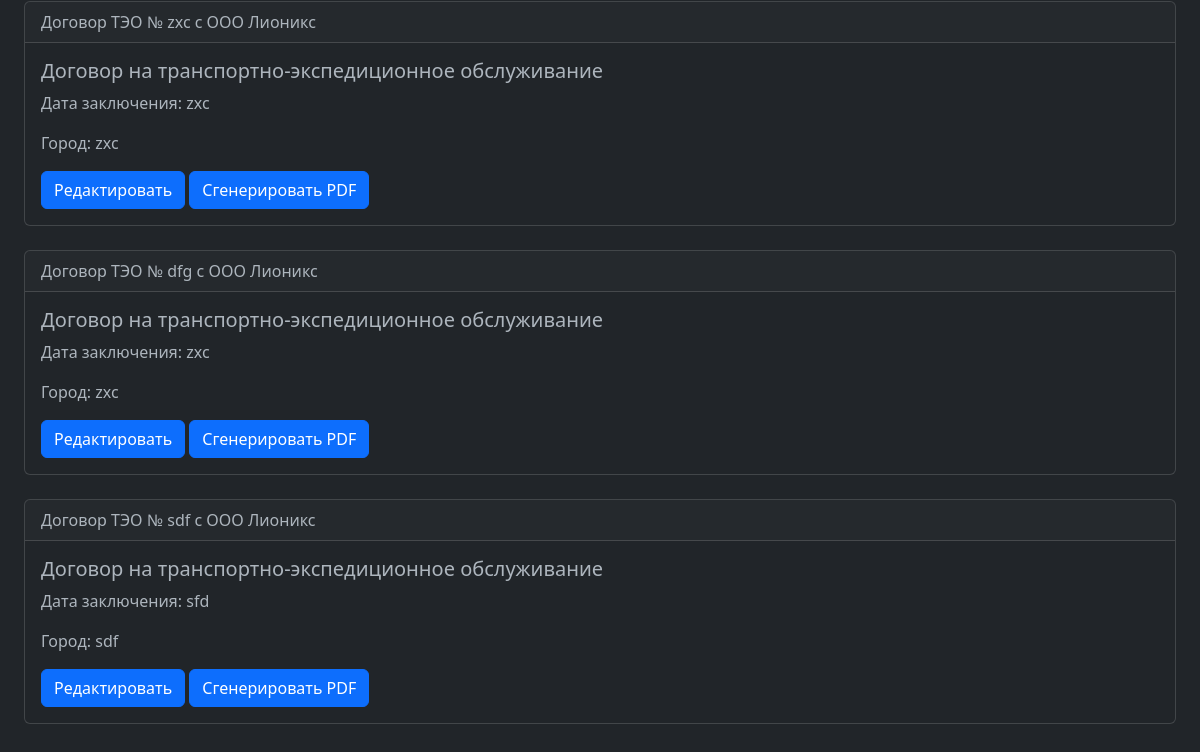
Before: /companies/index_loc/1/docs/ (lower part) with the older database file.
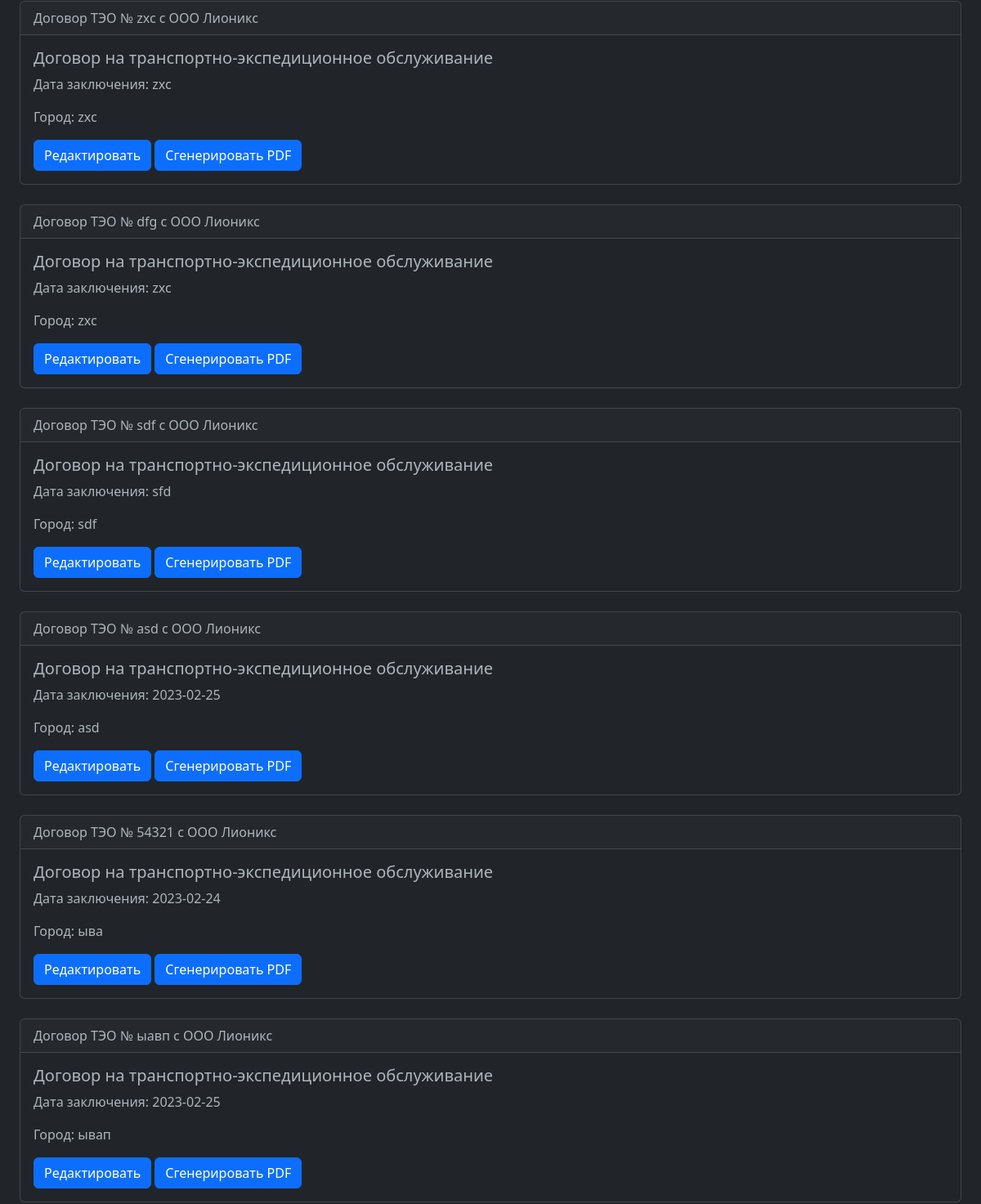
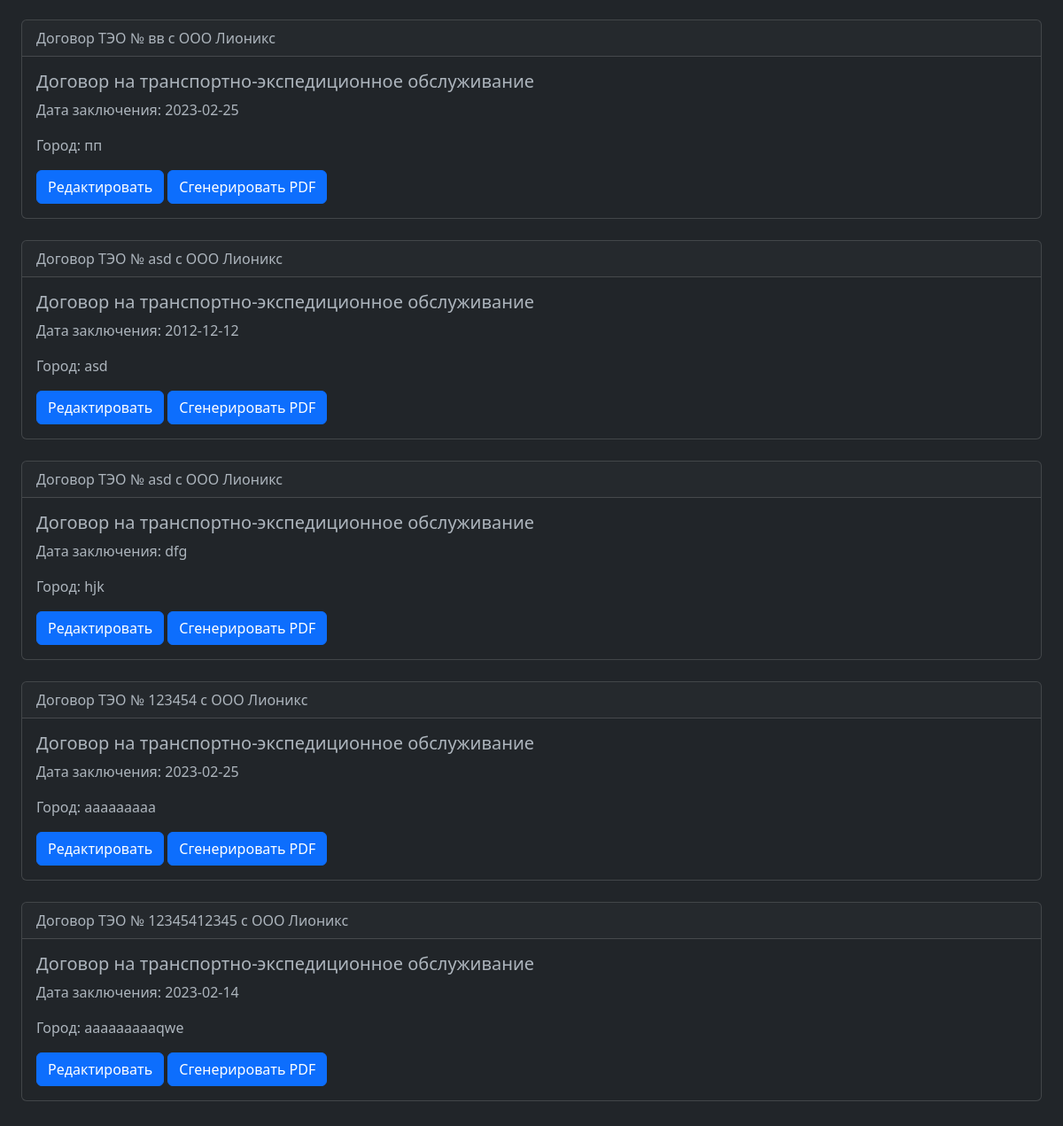
After: the same page with the newer database file (2 pictures, top to bottom).
### docs/models.py (models this page shows, shortened)
class StandardTesContract(models.Model):
    agent = models.ForeignKey("companies.OwnLoc", on_delete=models.CASCADE)
    customer = models.ForeignKey("companies.ClientLoc", on_delete=models.CASCADE)
    contract_number = models.CharField(max_length=100, default='-')
    contract_date = models.CharField(max_length=100, default='-')
    contract_city = models.CharField(max_length=250, default='-')
    valid_until = models.CharField(max_length=100, default='-')
    blank = models.BooleanField(default=True)
    stamped = models.BooleanField(default=False)

### companies/models.py (models this page shows, shortened)
class OwnLoc(models.Model):
    company_type = models.CharField(max_length=100, default='-')
    company_name = models.CharField(max_length=250, default='-')
    pos_per_acc = models.CharField(max_length=250, default='-')
    position_nom = models.CharField(max_length=250, default='-')
    person_nom = models.CharField(max_length=250, default='-')
    acting_on = models.CharField(max_length=100, default='-')
    legal_addr = models.CharField(max_length=500, default='-')
    passport_series = models.CharField(max_length=250, default='-')
    passport_number = models.CharField(max_length=250, default='-')
    pass_issued_by = models.CharField(max_length=250, default='-')
    pass_issued_date = models.CharField(max_length=100, default='-')
    pass_issued_code = models.CharField(max_length=500, default='-')
    postal_addr = models.CharField(max_length=500, default='-')
    registration_addr = models.CharField(max_length=500, default='-')
    tel = models.CharField(max_length=100, default='-')
    email = models.CharField(max_length=100, default='-')
    bank_name = models.CharField(max_length=250, default='-')
    bic = models.CharField(max_length=50, default='-')
    curr_acc = models.CharField(max_length=250, default='-')
    corr_acc = models.CharField(max_length=250, default='-')
    inn = models.CharField(max_length=250, default='-')
    kpp = models.CharField(max_length=250, default='-')
    ogrn = models.CharField(max_length=250, default='-')
    okpo = models.CharField(max_length=250, default='-')

### companies/views.py (the view)
# urls.py: path('index_loc/<int:pk>/docs/', views.clientloc_docs, name='docs_clientloc'),
def clientloc_docs(request, pk):
    clientloc = get_object_or_404(ClientLoc, pk=pk)
    stcs = StandardTesContract.objects.filter(customer=pk)
    return render(request, 'companies/clientloc_docs.html', {
        'clientloc': clientloc,
        'stcs': stcs,
    })

### companies/templates/companies/clientloc_docs.html (shortened to what this page needs)
{% extends 'companies/base.html' %}
{% block body %}
    <br><br><br>
        <div class="container-fluid">
            <br>
            <div class="container-fluid">
            {% for stc in stcs %}
                <div class="card">
                    {% if stc.agent.company_type == 'ИП' %}
                        <div class="card-header">Договор ТЭО № {{ stc.contract_number }} c {{ stc.agent.company_type }} {{ stc.agent.person_nom }}</div>
                    {% elif stc.agent.company_type == 'Физлицо' %}
                        <div class="card-header">Договор ТЭО № {{ stc.contract_number }} c физлицом {{ stc.agent.person_nom }}</div>
                    {% else %}
                        <div class="card-header">Договор ТЭО № {{ stc.contract_number }} c {{ stc.agent.company_type }} {{ stc.agent.company_name }}</div>
                    {% endif %}
                        <div class="card-body">
                            <h5 class="card-title">Договор на транспортно-экспедиционное обслуживание</h5>
                            <p class="card-text">Дата заключения: {{ stc.contract_date }}</p>
                            <p class="card-text">Город: {{ stc.contract_city }}</p>
                            <a href="{% url 'docs:detail_stc' stc.id %}" class="btn btn-primary">Редактировать</a>
                            <a href="#" class="btn btn-primary">Сгенерировать PDF</a>
                        </div>
                </div>
                <br>
            {% endfor %}
            </div>
        </div>
{% endblock %}

Changed rows visible on the page:
added StandardTesContract: contract_number "asd", agent.company_type "ООО", agent.company_name "Лионикс", contract_date "2023-02-25", contract_city "asd"
added StandardTesContract: contract_number "54321", agent.company_type "ООО", agent.company_name "Лионикс", contract_date "2023-02-24", contract_city "ыва"
added StandardTesContract: contract_number "ыавп", agent.company_type "ООО", agent.company_name "Лионикс", contract_date "2023-02-25", contract_city "ывап"
added StandardTesContract: contract_number "вв", agent.company_type "ООО", agent.company_name "Лионикс", contract_date "2023-02-25", contract_city "пп"
added StandardTesContract: contract_number "asd", agent.company_type "ООО", agent.company_name "Лионикс", contract_date "2012-12-12", contract_city "asd"
added StandardTesContract: contract_number "asd", agent.company_type "ООО", agent.company_name "Лионикс", contract_date "dfg", contract_city "hjk"
added StandardTesContract: contract_number "123454", agent.company_type "ООО", agent.company_name "Лионикс", contract_date "2023-02-25", contract_city "aaaaaaaaa"
added StandardTesContract: contract_number "12345412345", agent.company_type "ООО", agent.company_name "Лионикс", contract_date "2023-02-14", contract_city "aaaaaaaaaqwe"
